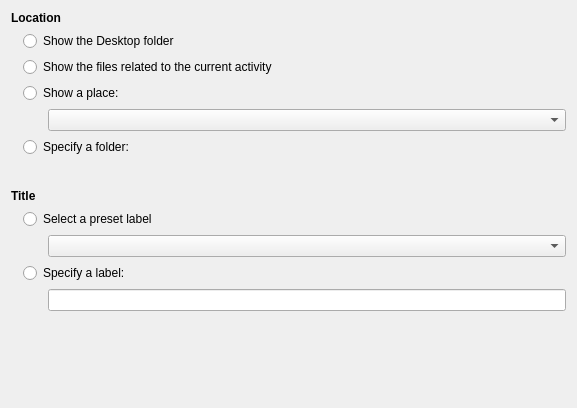
<?xml version="1.0" encoding="UTF-8"?>
<ui version="4.0">
 <class>folderviewLocationConfig</class>
 <widget class="QWidget" name="folderviewLocationConfig">
  <property name="geometry">
   <rect>
    <x>0</x>
    <y>0</y>
    <width>577</width>
    <height>408</height>
   </rect>
  </property>
  <layout class="QVBoxLayout" name="verticalLayout_3">
   <item>
    <widget class="QLabel" name="locationLabel">
     <property name="font">
      <font>
       <weight>75</weight>
       <bold>true</bold>
      </font>
     </property>
     <property name="text">
      <string>Location</string>
     </property>
    </widget>
   </item>
   <item>
    <layout class="QHBoxLayout" name="locationLayout">
     <item>
      <spacer name="horizontalSpacer">
       <property name="orientation">
        <enum>Qt::Horizontal</enum>
       </property>
       <property name="sizeType">
        <enum>QSizePolicy::Fixed</enum>
       </property>
       <property name="sizeHint" stdset="0">
        <size>
         <width>12</width>
         <height>138</height>
        </size>
       </property>
      </spacer>
     </item>
     <item>
      <layout class="QVBoxLayout" name="verticalLayout">
       <item>
        <widget class="QRadioButton" name="showDesktopFolder">
         <property name="text">
          <string>Show the Desktop folder</string>
         </property>
         <attribute name="buttonGroup">
          <string notr="true">locatgionButtonGroup</string>
         </attribute>
        </widget>
       </item>
       <item>
        <widget class="QRadioButton" name="showActivity">
         <property name="text">
          <string>Show the files related to the current activity</string>
         </property>
         <attribute name="buttonGroup">
          <string notr="true">locatgionButtonGroup</string>
         </attribute>
        </widget>
       </item>
       <item>
        <widget class="QRadioButton" name="showPlace">
         <property name="text">
          <string>Show a place:</string>
         </property>
         <attribute name="buttonGroup">
          <string notr="true">locatgionButtonGroup</string>
         </attribute>
        </widget>
       </item>
       <item>
        <layout class="QHBoxLayout" name="horizontalLayout">
         <item>
          <spacer name="horizontalSpacer_2">
           <property name="orientation">
            <enum>Qt::Horizontal</enum>
           </property>
           <property name="sizeType">
            <enum>QSizePolicy::Fixed</enum>
           </property>
           <property name="sizeHint" stdset="0">
            <size>
             <width>25</width>
             <height>20</height>
            </size>
           </property>
          </spacer>
         </item>
         <item>
          <widget class="KComboBox" name="placesCombo">
           <property name="sizePolicy">
            <sizepolicy hsizetype="Expanding" vsizetype="Fixed">
             <horstretch>0</horstretch>
             <verstretch>0</verstretch>
            </sizepolicy>
           </property>
          </widget>
         </item>
        </layout>
       </item>
       <item>
        <widget class="QRadioButton" name="showCustomFolder">
         <property name="text">
          <string>Specify a folder:</string>
         </property>
         <property name="autoExclusive">
          <bool>true</bool>
         </property>
         <attribute name="buttonGroup">
          <string notr="true">locatgionButtonGroup</string>
         </attribute>
        </widget>
       </item>
       <item>
        <layout class="QHBoxLayout" name="horizontalLayout_3">
         <item>
          <spacer name="horizontalSpacer_3">
           <property name="orientation">
            <enum>Qt::Horizontal</enum>
           </property>
           <property name="sizeType">
            <enum>QSizePolicy::Fixed</enum>
           </property>
           <property name="sizeHint" stdset="0">
            <size>
             <width>25</width>
             <height>20</height>
            </size>
           </property>
          </spacer>
         </item>
         <item>
          <widget class="KUrlRequester" name="lineEdit">
           <property name="sizePolicy">
            <sizepolicy hsizetype="Expanding" vsizetype="Fixed">
             <horstretch>0</horstretch>
             <verstretch>0</verstretch>
            </sizepolicy>
           </property>
           <property name="clickMessage">
            <string>Type a path or a URL here</string>
           </property>
          </widget>
         </item>
        </layout>
       </item>
      </layout>
     </item>
    </layout>
   </item>
   <item>
    <widget class="QLabel" name="titleLabel">
     <property name="sizePolicy">
      <sizepolicy hsizetype="Expanding" vsizetype="Preferred">
       <horstretch>0</horstretch>
       <verstretch>0</verstretch>
      </sizepolicy>
     </property>
     <property name="font">
      <font>
       <weight>75</weight>
       <bold>true</bold>
      </font>
     </property>
     <property name="text">
      <string>Title</string>
     </property>
    </widget>
   </item>
   <item>
    <layout class="QHBoxLayout" name="titleLayout">
     <item>
      <spacer name="horizontalSpacer_6">
       <property name="orientation">
        <enum>Qt::Horizontal</enum>
       </property>
       <property name="sizeType">
        <enum>QSizePolicy::Fixed</enum>
       </property>
       <property name="sizeHint" stdset="0">
        <size>
         <width>12</width>
         <height>88</height>
        </size>
       </property>
      </spacer>
     </item>
     <item>
      <layout class="QVBoxLayout" name="verticalLayout_2">
       <item>
        <widget class="QRadioButton" name="selectTitle">
         <property name="text">
          <string>Select a preset label</string>
         </property>
         <property name="autoExclusive">
          <bool>true</bool>
         </property>
         <attribute name="buttonGroup">
          <string notr="true">headerButtonGroup</string>
         </attribute>
        </widget>
       </item>
       <item>
        <layout class="QHBoxLayout" name="horizontalLayout_2">
         <item>
          <spacer name="horizontalSpacer_5">
           <property name="orientation">
            <enum>Qt::Horizontal</enum>
           </property>
           <property name="sizeType">
            <enum>QSizePolicy::Fixed</enum>
           </property>
           <property name="sizeHint" stdset="0">
            <size>
             <width>25</width>
             <height>20</height>
            </size>
           </property>
          </spacer>
         </item>
         <item>
          <widget class="KComboBox" name="titleCombo">
           <property name="sizePolicy">
            <sizepolicy hsizetype="Expanding" vsizetype="Fixed">
             <horstretch>0</horstretch>
             <verstretch>0</verstretch>
            </sizepolicy>
           </property>
           <property name="editable">
            <bool>false</bool>
           </property>
           <property name="autoCompletion">
            <bool>false</bool>
           </property>
          </widget>
         </item>
        </layout>
       </item>
       <item>
        <widget class="QRadioButton" name="customTitle">
         <property name="text">
          <string>Specify a label:</string>
         </property>
         <property name="autoExclusive">
          <bool>true</bool>
         </property>
         <attribute name="buttonGroup">
          <string notr="true">headerButtonGroup</string>
         </attribute>
        </widget>
       </item>
       <item>
        <layout class="QHBoxLayout" name="horizontalLayout_4">
         <item>
          <spacer name="horizontalSpacer_4">
           <property name="orientation">
            <enum>Qt::Horizontal</enum>
           </property>
           <property name="sizeType">
            <enum>QSizePolicy::Fixed</enum>
           </property>
           <property name="sizeHint" stdset="0">
            <size>
             <width>25</width>
             <height>20</height>
            </size>
           </property>
          </spacer>
         </item>
         <item>
          <widget class="KLineEdit" name="titleEdit"/>
         </item>
        </layout>
       </item>
      </layout>
     </item>
    </layout>
   </item>
   <item>
    <spacer name="verticalSpacer">
     <property name="orientation">
      <enum>Qt::Vertical</enum>
     </property>
     <property name="sizeHint" stdset="0">
      <size>
       <width>20</width>
       <height>90</height>
      </size>
     </property>
    </spacer>
   </item>
  </layout>
 </widget>
 <customwidgets>
  <customwidget>
   <class>KComboBox</class>
   <extends>QComboBox</extends>
   <header>kcombobox.h</header>
  </customwidget>
  <customwidget>
   <class>KLineEdit</class>
   <extends>QLineEdit</extends>
   <header>klineedit.h</header>
  </customwidget>
  <customwidget>
   <class>KUrlRequester</class>
   <extends>QFrame</extends>
   <header>kurlrequester.h</header>
   <container>1</container>
  </customwidget>
 </customwidgets>
 <resources/>
 <connections/>
 <buttongroups>
  <buttongroup name="headerButtonGroup"/>
  <buttongroup name="locatgionButtonGroup"/>
 </buttongroups>
</ui>
